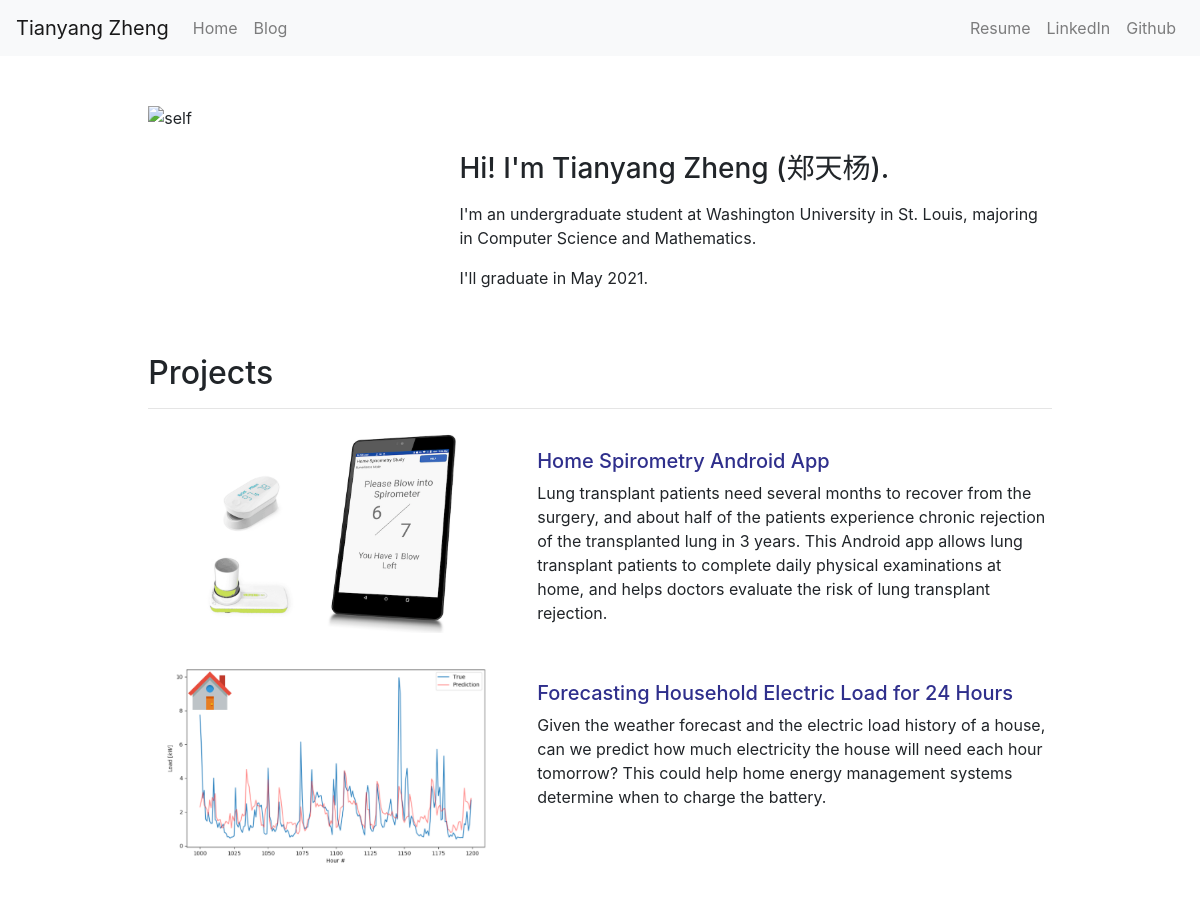
/ (upper part), run on an earlier commit of the app's database.
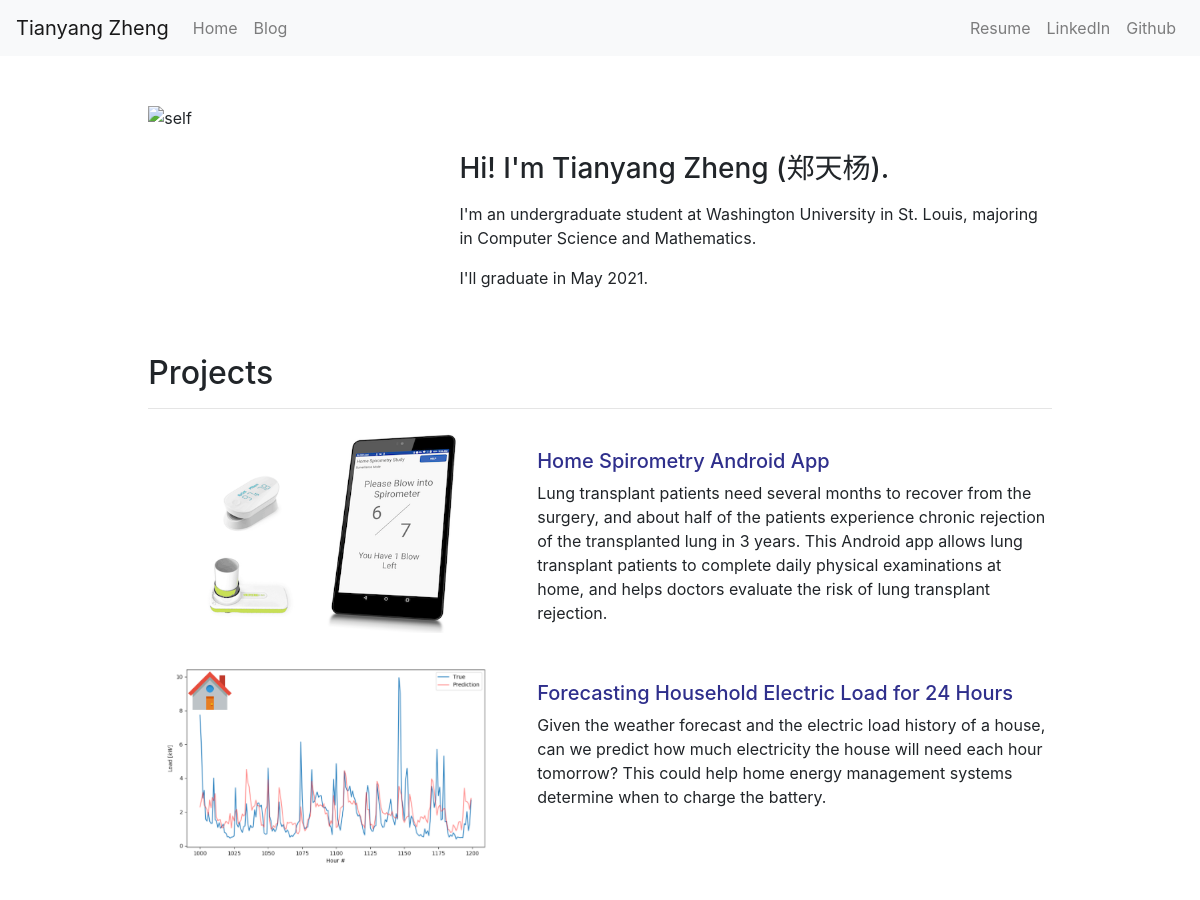
And on a later commit of the database.
### portfolio/models.py (models this page shows, shortened)
class Project(models.Model):
    title = models.CharField(max_length=100)
    description = models.TextField(max_length=400)
    image = models.ImageField(upload_to='portfolio/images')
    priority = models.IntegerField(blank=True)
    url = models.URLField(blank=True)

### portfolio/views.py (the view)
# urls.py: 2. Add a URL to urlpatterns:  path('', views.home, name='home')
def home(request):
    projects = Project.objects.all().order_by('-priority')
    course_projects = CourseProject.objects.all().order_by('-priority')
    return render(request, 'portfolio/home.html', {'projects': projects, 'course_projects': course_projects})

### portfolio/templates/portfolio/home.html (shortened to what this page needs)
{% extends 'portfolio/base.html' %}
{% block content %}
    {% load static %}
    <div class="container">
        <div class="row pt-5">
            <div class="col">
                <img class="image-fluid" src="{% static 'portfolio/self.jpg' %}" alt="self" height="250pt">
            </div>
            <div class="col-8 mt-5">
                <h3>
                    Hi! I'm Tianyang Zheng (郑天杨).
                </h3>
                <p class="mt-3">
                    I'm an undergraduate student at Washington University in St. Louis,
                    majoring in Computer Science and Mathematics.
                </p>
                <p class="mt-3">
                    I'll graduate in May 2021.
                </p>
            </div>
        </div>
        <h2 class="mt-5">Projects</h2>
        <hr>
        {% for project in projects %}
            <div class="row mt-4">
                <div class="col-5 text-center">
                    {% if project.url %}
                        <a href="{{ project.url }}" class="text-link">
                    {% endif %}
                    <img src="{{ project.image.url }}" alt="image" height="200pt">
                    {% if project.url %}
                        </a>
                    {% endif %}
                </div>
                <div class="col-7 mt-3">
                    {% if project.url %}
                        <a href="{{ project.url }}" class="text-link">
                    {% endif %}
                    <h5>{{ project.title }}</h5>
                    {% if project.url %}
                        </a>
                    {% endif %}
                    <p>
                        {{ project.description }}
                    </p>
                </div>
            </div>
        {% endfor %}
    </div>
{% endblock %}

What changed in the data, as far as the page shows it:
changed Project "Home Spirometry Android App": image: a different picture
